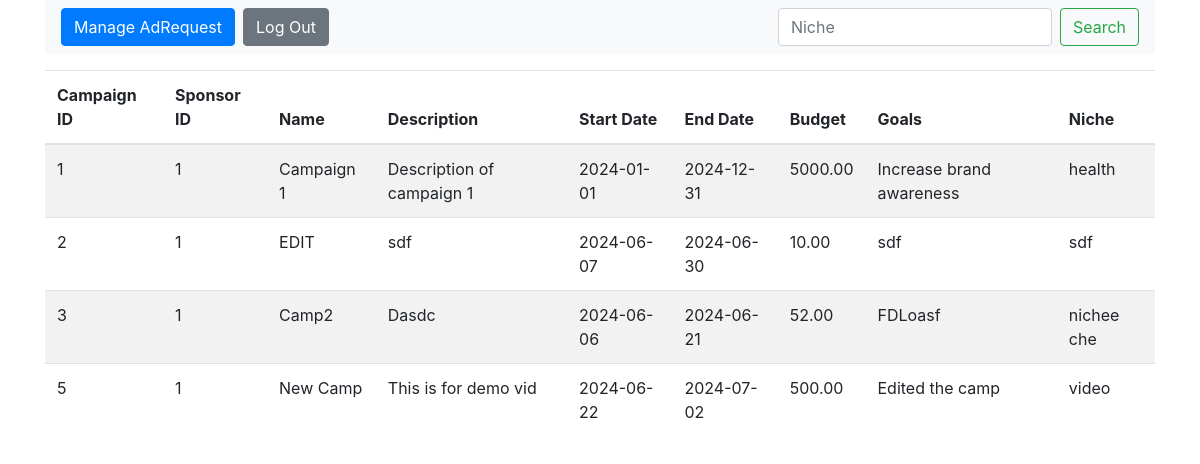
/influencer/campaigns (signed in), run on the app's committed database.
### models.py (models this page shows, shortened)
class Campaign(db.Model):
    __tablename__ = "campaigns"
    campaign_id = db.Column(db.Integer, primary_key=True, autoincrement=True)
    sponsor_id = db.Column(
        db.Integer, db.ForeignKey("sponsors.sponsor_id"), nullable=False
    )
    name = db.Column(db.String(255), nullable=False)
    description = db.Column(db.Text, nullable=False)
    start_date = db.Column(db.Date)
    end_date = db.Column(db.Date)
    budget = db.Column(db.Numeric(10, 2), nullable=False)
    visibility = db.Column(db.Enum("public", "private"), default="public")
    goals = db.Column(db.Text, nullable=False)
    niche = db.Column(db.String(255), nullable=False)
    ad_requests = db.relationship("AdRequest", backref="campaign", lazy=True)
    campaign_flags = db.relationship("CampaignFlag", backref="campaign", lazy=True)
    def to_dict(self):
        return {c.name: getattr(self, c.name) for c in self.__table__.columns}

### influencer.py (the view)
@influencer.route("/campaigns", methods=["GET", "POST"])
def show_campaign():
    if "user_name" in session and "role" in session:
        if session["role"] == "influencer":
            public_campaing = Campaign.query.filter_by(visibility="public").all()
            data = []
            for c in public_campaing:
                data.append(c.to_dict())
            return render_template("influencer_campaign.html", data=data)
    flash("Please Login !", "faliled")
    return redirect(url_for("influencer.login"))

### app.py (called while the page is built)
@app.before_request
def create_tables():
    init_db(app)

### models.py (called while the page is built, shortened)
def init_db(app):
    with app.app_context():
        db.create_all()

### templates/influencer_campaign.html (shortened to what this page needs)
<!DOCTYPE html>
<html lang="en">
<head>
    <link rel="stylesheet" href="https://stackpath.bootstrapcdn.com/bootstrap/4.3.1/css/bootstrap.min.css">
</head>
<body>
    <div class="container">
        <nav class="navbar navbar-expand-lg navbar-light bg-light">
            <button class="btn btn-primary" onclick="location.href='{{ url_for('influencer.dashboard') }}'">Manage AdRequest</button>
            <button class="btn btn-secondary ml-2" onclick="location.href='/logout'">Log Out</button>
            <form class="form-inline my-2 my-lg-0 ml-auto">
                <input class="form-control mr-sm-2" type="search" placeholder="Niche" id="search_camp" name="search_camp" oninput="search()">
                <button class="btn btn-outline-success my-2 my-sm-0" onclick="search(); return false;">Search</button>
            </form>
        </nav>
        <table class="table table-striped mt-3" id="campaignTable">
            <thead>
                <tr>
                    <th scope="col">Campaign ID</th>
                    <th scope="col">Sponsor ID</th>
                    <th scope="col">Name</th>
                    <th scope="col">Description</th>
                    <th scope="col">Start Date</th>
                    <th scope="col">End Date</th>
                    <th scope="col">Budget</th>
                    <th scope="col">Goals</th>
                    <th scope="col">Niche</th>
                </tr>
            </thead>
            <tbody>
                {% for d in data %}
                <tr>
                    <td>{{d["campaign_id"]}}</td>
                    <td>{{d["sponsor_id"]}}</td>
                    <td>{{d["name"]}}</td>
                    <td>{{d["description"]}}</td>
                    <td>{{d["start_date"]}}</td>
                    <td>{{d["end_date"]}}</td>
                    <td>{{d["budget"]}}</td>
                    <td>{{d["goals"]}}</td>
                    <td>{{d["niche"]}}</td>
                </tr>
                {% endfor %}
            </tbody>
        </table>
    </div>
</body>
</html>

### data on the page
Campaign: campaign_id "1", sponsor_id "1", name "Campaign 1", description "Description of campaign 1", start_date "2024-01-01", end_date "2024-12-31", budget "5000.00", goals "Increase brand awareness", niche "health"
Campaign: campaign_id "2", sponsor_id "1", name "EDIT", description "sdf", start_date "2024-06-07", end_date "2024-06-30", budget "10.00", goals "sdf", niche "sdf"
Campaign: campaign_id "3", sponsor_id "1", name "Camp2", description "Dasdc", start_date "2024-06-06", end_date "2024-06-21", budget "52.00", goals "FDLoasf", niche "nichee che"
Campaign: campaign_id "5", sponsor_id "1", name "New Camp", description "This is for demo vid", start_date "2024-06-22", end_date "2024-07-02", budget "500.00", goals "Edited the camp", niche "video"
